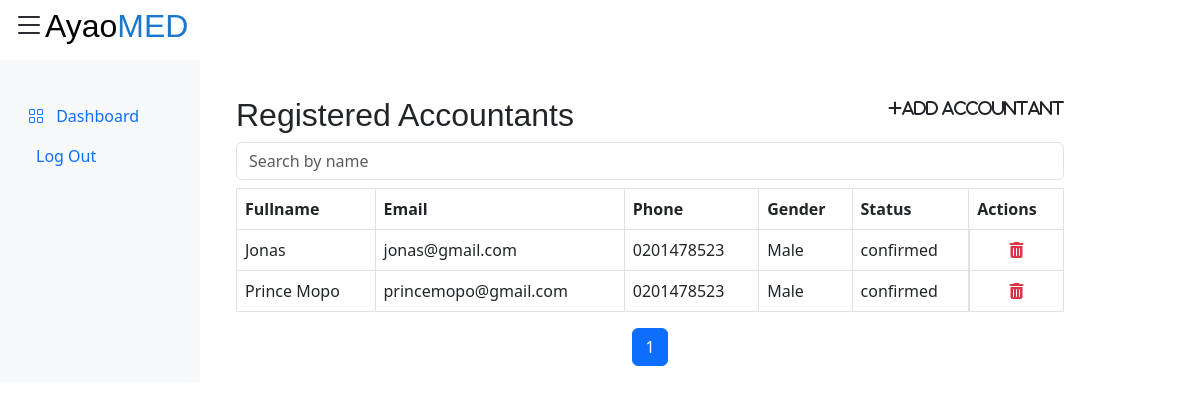
Page /dashboard/admin/accountants/landing_page.php on the committed database.
### tables this page shows
CREATE TABLE `accountants` (
  `id` int(11) NOT NULL,
  `fullname` varchar(255) NOT NULL,
  `email` varchar(255) NOT NULL,
  `phone` varchar(20) NOT NULL,
  `date_of_birth` date NOT NULL,
  `gender` enum('Male','Female','Other') NOT NULL,
  `address` text DEFAULT NULL,
  `location` varchar(255) DEFAULT NULL,
  `password` varchar(255) NOT NULL,
  `status` enum('unconfirmed','pending','confirmed') NOT NULL DEFAULT 'unconfirmed'
);

### dashboard/admin/accountants/landing_page.php (the view, shortened to what this page needs)
<?php
require_once "../../../config/db.php";
?>
<!DOCTYPE html>
<html lang="en">
<head>
  <link rel="stylesheet" href="../../../assets/styles/d_db_style.css">
  <link href="https://cdn.jsdelivr.net/npm/bootstrap@5.3.0-alpha3/dist/css/bootstrap.min.css" rel="stylesheet">
  <link rel="stylesheet" href="https://cdn.jsdelivr.net/npm/bootstrap-icons@1.10.2/font/bootstrap-icons.css">
  <link rel="stylesheet" href="https://cdnjs.cloudflare.com/ajax/libs/font-awesome/6.4.0/css/all.css">
  <link rel="stylesheet" href="https://cdnjs.cloudflare.com/ajax/libs/font-awesome/6.4.0/css/fontawesome.css">
  <link rel="stylesheet" href="https://cdnjs.cloudflare.com/ajax/libs/font-awesome/6.4.0/css/brands.min.css">
  <link rel="stylesheet" href="https://cdnjs.cloudflare.com/ajax/libs/font-awesome/6.4.0/css/solid.min.css">
</head>
<body>
  <div class="container-fluid">
    <div class="row">
      <div class="col-md-3 col-lg-2 bg-light">
        <ul class="nav flex-column py-5 my-5 position-fixed">
          <li class="nav-item">
            <a class="nav-link" href="#">
              <i class="bi bi-grid me-2"></i>
              Dashboard
            </a>
          </li>
          <li class="nav-item">
            <a class="nav-link" href="../../../account/logout.php">
              Log Out
            </a>
          </li>
        </ul>
      </div>
      <div class="col-md-9 col-lg-9">
        <main class="main mt-5 pt-5">
          <div class="topbar fixed-top bg-white">
            <button class="btn d-flex align-items-center" type="button" data-bs-toggle="offcanvas" data-bs-target="#offcanvasWithBothOptions" aria-controls="offcanvasWithBothOptions">
              <h2 class=""><i class="pl-5 bi bi-list fs-2"></i><span class="text-black">Ayao</span><span class="text-blue">MED</span></h2>
            </button>
          </div>
          <section class="container">
            <section class="container">
              <?php
              $role = "accountants";
              $items_per_page = 5;
              $current_page = isset($_GET['page']) ? $_GET['page'] : 1;
              $offset = ($current_page - 1) * $items_per_page;
              $columns = array();
              $query = "SHOW COLUMNS FROM $role";
              $result = mysqli_query($connection, $query);
              while ($row = mysqli_fetch_assoc($result)) {
                $column_name = $row['Field'];
                if ($column_name !== 'id' && $column_name !== 'password' && $column_name !== 'date_of_birth' && $column_name !== 'address' && $column_name !== 'location' && $column_name !== 'status') {
                  $columns[] = $column_name;
                }
              }
              $columns[] = 'status';
              ?>
              <div class="d-flex justify-content-between">
                <h2>Registered <?php echo ucfirst($role); ?></h2>
                <p><a href="../../accountant/register.php" class="nav-link"><i class="fas fa-plus fa-md rounded-circle">Add Accountant</i></a></p>
              </div>
              <div class="table-responsive">
                <input type="text" class="form-control mb-2" id="searchInput" placeholder="Search by name">
                <table class="table table-bordered">
                  <thead>
                    <tr>
                      <?php foreach ($columns as $column) : ?>
                        <th><?php echo ucfirst($column); ?></th>
                      <?php endforeach; ?>
                      <th>Actions</th>
                    </tr>
                  </thead>
                  <tbody>
                    <?php
                    $sql = "SELECT " . implode(", ", $columns) . ", id, status FROM $role";
                    $sql .= " LIMIT $items_per_page OFFSET $offset";
                    $result = mysqli_query($connection, $sql);
                    while ($row = mysqli_fetch_assoc($result)) :
                    ?>
                      <tr>
                        <?php foreach ($columns as $column) : ?>
                          <td><?php echo $row[$column]; ?></td>
                        <?php endforeach; ?>
                        <td class="d-flex justify-content-evenly">
                          <a href="#" class="delete-link" data-id="<?php echo $row['id']; ?>" data-role="<?php echo $role; ?>">
                            <i class="fas fa-trash-alt text-danger"></i>
                          </a>
                        </td>
                      </tr>
                    <?php endwhile; ?>
                  </tbody>
                </table>
              </div>
              <nav aria-label="Page navigation example">
                <ul class="pagination justify-content-center">
                  <?php
                  $page_count = ceil(mysqli_num_rows(mysqli_query($connection, "SELECT * FROM $role")) / $items_per_page);
                  for ($i = 1; $i <= $page_count; $i++) :
                  ?>
                    <li class="page-item <?php echo ($current_page == $i) ? 'active' : ''; ?>"><a class="page-link" href="?page=<?php echo $i; ?>"><?php echo $i; ?></a></li>
                  <?php endfor; ?>
                </ul>
              </nav>
            </section>
          </section>
        </main>
      </div>
    </div>
  </div>
</body>
</html>

### assets/styles/d_db_style.css (style rules this page uses)
:root { scroll-behavior: smooth; --primary-color: rgb(25, 119, 204); }
.text-blue { color: var(--primary-color); }
body { font-family: "Open Sans", sans-serif; background: #f6f9ff; color: #444444; }
a { color: #4154f1; text-decoration: none; }
h1, h2, h3, h4, h5, h6 { font-family: "Nunito", sans-serif; }

### rows in the picture
accountants: fullname "Jonas", email "jonas@gmail.com", phone "0201478523", gender "Male", status "confirmed"
accountants: fullname "Prince Mopo", email "princemopo@gmail.com", phone "0201478523", gender "Male", status "confirmed"

### other values in the picture
$role "Accountants"
$column "Fullname"
$column "Email"
$column "Phone"
$column "Gender"
$column "Status"
